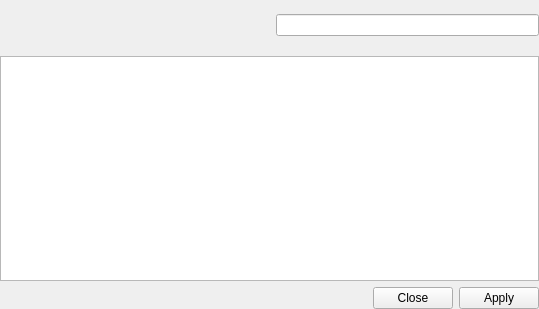
<?xml version="1.0" encoding="UTF-8"?>
<ui version="4.0">
 <class>CAdminsOnlineDlg</class>
 <widget class="QWidget" name="CAdminsOnlineDlg">
  <property name="geometry">
   <rect>
    <x>0</x>
    <y>0</y>
    <width>539</width>
    <height>309</height>
   </rect>
  </property>
  <property name="minimumSize">
   <size>
    <width>0</width>
    <height>0</height>
   </size>
  </property>
  <property name="windowTitle">
   <string>Online Administrators</string>
  </property>
  <layout class="QVBoxLayout" name="verticalLayout">
   <property name="leftMargin">
    <number>0</number>
   </property>
   <property name="topMargin">
    <number>0</number>
   </property>
   <property name="rightMargin">
    <number>0</number>
   </property>
   <property name="bottomMargin">
    <number>0</number>
   </property>
   <item>
    <widget class="ViewSearchHeader" name="searchHeader" native="true">
     <property name="minimumSize">
      <size>
       <width>0</width>
       <height>50</height>
      </size>
     </property>
     <layout class="QHBoxLayout" name="horizontalLayout">
      <property name="leftMargin">
       <number>0</number>
      </property>
      <property name="topMargin">
       <number>0</number>
      </property>
      <property name="rightMargin">
       <number>0</number>
      </property>
      <property name="bottomMargin">
       <number>0</number>
      </property>
      <item>
       <spacer name="horizontalSpacer">
        <property name="orientation">
         <enum>Qt::Horizontal</enum>
        </property>
        <property name="sizeHint" stdset="0">
         <size>
          <width>128</width>
          <height>20</height>
         </size>
        </property>
       </spacer>
      </item>
      <item>
       <widget class="QLabel" name="itemsLabel">
        <property name="text">
         <string/>
        </property>
       </widget>
      </item>
      <item>
       <widget class="SearchLineEdit" name="searchLineEdit"/>
      </item>
     </layout>
    </widget>
   </item>
   <item>
    <widget class="StyledTreeView" name="treeViewAdminList">
     <property name="contextMenuPolicy">
      <enum>Qt::ActionsContextMenu</enum>
     </property>
     <property name="alternatingRowColors">
      <bool>false</bool>
     </property>
     <property name="selectionMode">
      <enum>QAbstractItemView::ExtendedSelection</enum>
     </property>
     <property name="rootIsDecorated">
      <bool>false</bool>
     </property>
     <property name="sortingEnabled">
      <bool>true</bool>
     </property>
     <attribute name="headerStretchLastSection">
      <bool>true</bool>
     </attribute>
    </widget>
   </item>
   <item>
    <layout class="QHBoxLayout" name="horizontalLayout_2">
     <property name="spacing">
      <number>0</number>
     </property>
     <item>
      <widget class="QDialogButtonBox" name="buttonBox">
       <property name="standardButtons">
        <set>QDialogButtonBox::Apply|QDialogButtonBox::Close</set>
       </property>
      </widget>
     </item>
    </layout>
   </item>
  </layout>
  <action name="actionForceLogoff">
   <property name="text">
    <string>Force log off</string>
   </property>
   <property name="toolTip">
    <string>Force log off</string>
   </property>
  </action>
 </widget>
 <customwidgets>
  <customwidget>
   <class>StyledTreeView</class>
   <extends>QTreeView</extends>
   <header>FileWaveGuiLib/styledviews/styledtreeview.h</header>
  </customwidget>
  <customwidget>
   <class>SearchLineEdit</class>
   <extends>QLineEdit</extends>
   <header>FileWaveGuiLib/searchlineedit/searchlineedit.h</header>
  </customwidget>
  <customwidget>
   <class>ViewSearchHeader</class>
   <extends>QWidget</extends>
   <header>FileWaveGuiLib/searchheader/ViewSearchHeader.h</header>
   <container>1</container>
  </customwidget>
 </customwidgets>
 <resources/>
 <connections/>
</ui>
